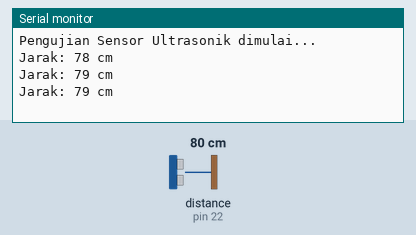
This sketch was run on a simulated Arduino Mega 2560, built with avr-gcc and run on an emulated ATmega2560. On the bench: the last lines printed to the serial monitor. Wiring (inferred from the names in the program): ultrasonic range finder: trigger pin 23; echo pin 22. Inputs (shaded band) come from the test bench; at power-on: distance to the obstacle (sensor on pin 22) 80 cm. The echo pulse lasts 58.3 µs per cm.

Above: at 1.3 s.
1.4 s: distance to the obstacle (sensor on pin 22) set to 2 cm
At 1.9 s:
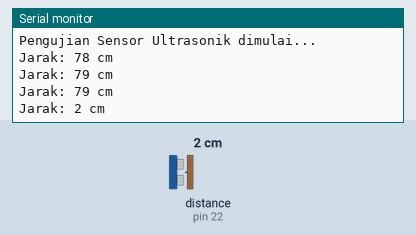
2.9 s: distance to the obstacle (sensor on pin 22) set to 4 cm
At 3.4 s:
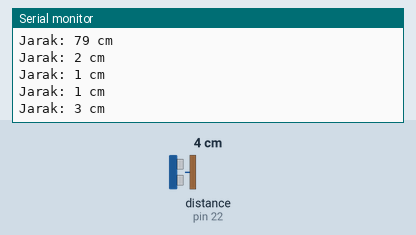
Timing chart, 0 to 5.9 s (numbered marks = the images above; inputs shaded):
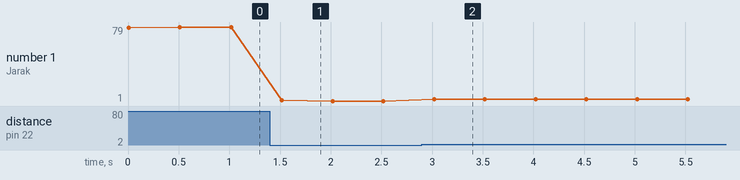

Measured:
- after the input at 1.4 s, the serial monitor: prints a new line after 0.12 s (image 1)
- after the input at 2.9 s, the serial monitor: prints a new line after 0.12 s (image 2)
- plotted number 1: 79 → 1 after the input at 1.4 s, 1 → 3 after the input at 2.9 s

The sketch:

uji_hcsr04.ino
```cpp
// === Pengujian Sensor Ultrasonik HC-SR04 ===

// Definisi pin untuk Sensor Ultrasonik sesuai kesepakatan
const int trigPin = 23; // Pin untuk mengirim sinyal suara
const int echoPin = 22; // Pin untuk menerima pantulan suara

// Variabel untuk menyimpan durasi dan jarak
long duration;
int distance;

void setup() {
  // Mulai komunikasi serial untuk menampilkan hasil ke laptop
  Serial.begin(115200);

  // Atur pin Trig sebagai OUTPUT (karena kita mengirim sinyal)
  pinMode(trigPin, OUTPUT);
  // Atur pin Echo sebagai INPUT (karena kita menerima sinyal)
  pinMode(echoPin, INPUT);

  Serial.println("Pengujian Sensor Ultrasonik dimulai...");
}

void loop() {
  // Untuk memulai pengukuran, kita perlu mengirim sebuah pulsa pendek
  // 1. Matikan dulu pin Trig untuk memastikan sinyal bersih
  digitalWrite(trigPin, LOW);
  delayMicroseconds(2);

  // 2. Kirim pulsa HIGH selama 10 mikrodetik
  digitalWrite(trigPin, HIGH);
  delayMicroseconds(10);
  digitalWrite(trigPin, LOW);

  // 3. Baca durasi waktu pantulan suara diterima kembali
  // pulseIn() akan mengukur berapa lama pin Echo tetap HIGH
  duration = pulseIn(echoPin, HIGH);

  // 4. Hitung jarak berdasarkan durasi
  // Rumus: Jarak = (Durasi * Kecepatan Suara) / 2
  // Kecepatan suara = 0.034 cm/mikrodetik
  // Dibagi 2 karena durasi adalah waktu bolak-balik (pergi dan pulang)
  distance = duration * 0.034 / 2;

  // 5. Tampilkan hasilnya ke Serial Monitor
  Serial.print("Jarak: ");
  Serial.print(distance);
  Serial.println(" cm");

  // Beri jeda setengah detik sebelum pengukuran berikutnya
  delay(500);
}
```
